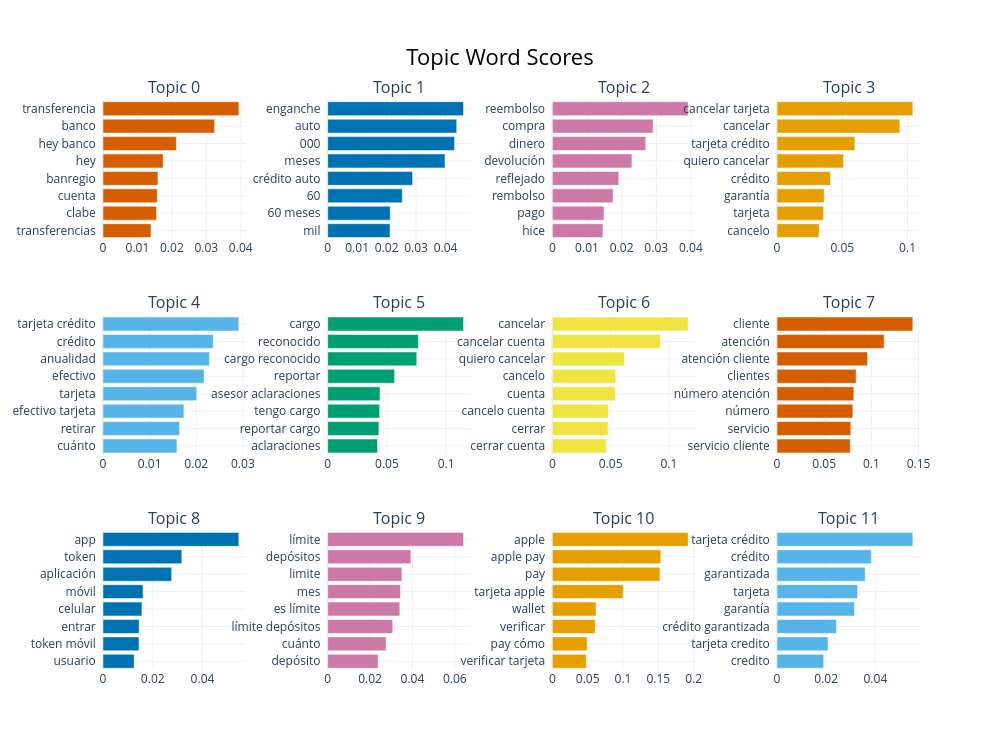

The notebook cell saved with this chart:
### Code cell
fig = topic_model.visualize_barchart(top_n_topics=12, n_words=8)
fig.show()

### Figure 1 — Plotly figure (JSON) as saved in the notebook; plotly's stock layout.template omitted (floating-point values rounded to 4 significant figures)
{"data": [{"marker": {"color": "#D55E00"}, "orientation": "h", "type": "bar", "x": [0.01394, 0.01555, 0.01576, 0.01596, 0.01747, 0.02131, 0.03243, 0.03945], "xaxis": "x", "y": ["transferencias  ", "clabe  ", "cuenta  ", "banregio  ", "hey  ", "hey banco  ", "banco  ", "transferencia  "], "yaxis": "y"}, {"marker": {"color": "#0072B2"}, "orientation": "h", "type": "bar", "x": [0.02116, 0.02124, 0.02531, 0.02881, 0.03981, 0.04306, 0.04378, 0.04609], "xaxis": "x2", "y": ["mil  ", "60 meses  ", "60  ", "crédito auto  ", "meses  ", "000  ", "auto  ", "enganche  "], "yaxis": "y2"}, {"marker": {"color": "#CC79A7"}, "orientation": "h", "type": "bar", "x": [0.01463, 0.01491, 0.01753, 0.01918, 0.02297, 0.02696, 0.0291, 0.03921], "xaxis": "x3", "y": ["hice  ", "pago  ", "rembolso  ", "reflejado  ", "devolución  ", "dinero  ", "compra  ", "reembolso  "], "yaxis": "y3"}, {"marker": {"color": "#E69F00"}, "orientation": "h", "type": "bar", "x": [0.03227, 0.03559, 0.03617, 0.04094, 0.05099, 0.05964, 0.09409, 0.1041], "xaxis": "x4", "y": ["cancelo  ", "tarjeta  ", "garantía  ", "crédito  ", "quiero cancelar  ", "tarjeta crédito  ", "cancelar  ", "cancelar tarjeta  "], "yaxis": "y4"}, {"marker": {"color": "#56B4E9"}, "orientation": "h", "type": "bar", "x": [0.01586, 0.01642, 0.01735, 0.0201, 0.02168, 0.02283, 0.02365, 0.02913], "xaxis": "x5", "y": ["cuánto  ", "retirar  ", "efectivo tarjeta  ", "tarjeta  ", "efectivo  ", "anualidad  ", "crédito  ", "tarjeta crédito  "], "yaxis": "y5"}, {"marker": {"color": "#009E73"}, "orientation": "h", "type": "bar", "x": [0.04206, 0.04323, 0.04385, 0.04419, 0.05655, 0.07518, 0.07653, 0.1146], "xaxis": "x6", "y": ["aclaraciones  ", "reportar cargo  ", "tengo cargo  ", "asesor aclaraciones  ", "reportar  ", "cargo reconocido  ", "reconocido  ", "cargo  "], "yaxis": "y6"}, {"marker": {"color": "#F0E442"}, "orientation": "h", "type": "bar", "x": [0.04624, 0.04773, 0.04806, 0.05395, 0.05431, 0.06179, 0.09265, 0.1165], "xaxis": "x7", "y": ["cerrar cuenta  ", "cerrar  ", "cancelo cuenta  ", "cuenta  ", "cancelo  ", "quiero cancelar  ", "cancelar cuenta  ", "cancelar  "], "yaxis": "y7"}, {"marker": {"color": "#D55E00"}, "orientation": "h", "type": "bar", "x": [0.07763, 0.07827, 0.0804, 0.08146, 0.08387, 0.09596, 0.1135, 0.144], "xaxis": "x8", "y": ["servicio cliente  ", "servicio  ", "número  ", "número atención  ", "clientes  ", "atención cliente  ", "atención  ", "cliente  "], "yaxis": "y8"}, {"marker": {"color": "#0072B2"}, "orientation": "h", "type": "bar", "x": [0.01253, 0.01446, 0.01453, 0.01566, 0.0161, 0.02761, 0.03169, 0.05461], "xaxis": "x9", "y": ["usuario  ", "token móvil  ", "entrar  ", "celular  ", "móvil  ", "aplicación  ", "token  ", "app  "], "yaxis": "y9"}, {"marker": {"color": "#CC79A7"}, "orientation": "h", "type": "bar", "x": [0.02379, 0.02759, 0.0307, 0.03405, 0.03434, 0.03504, 0.03926, 0.06412], "xaxis": "x10", "y": ["depósito  ", "cuánto  ", "límite depósitos  ", "es límite  ", "mes  ", "limite  ", "depósitos  ", "límite  "], "yaxis": "y10"}, {"marker": {"color": "#E69F00"}, "orientation": "h", "type": "bar", "x": [0.04801, 0.04918, 0.06068, 0.06188, 0.1003, 0.1523, 0.1535, 0.1922], "xaxis": "x11", "y": ["verificar tarjeta  ", "pay cómo  ", "verificar  ", "wallet  ", "tarjeta apple  ", "pay  ", "apple pay  ", "apple  "], "yaxis": "y11"}, {"marker": {"color": "#56B4E9"}, "orientation": "h", "type": "bar", "x": [0.019, 0.02077, 0.02421, 0.03152, 0.03276, 0.0359, 0.03837, 0.05525], "xaxis": "x12", "y": ["credito  ", "tarjeta credito  ", "crédito garantizada  ", "garantía  ", "tarjeta  ", "garantizada  ", "crédito  ", "tarjeta crédito  "], "yaxis": "y12"}], "layout": {"annotations": [{"font": {"size": 16}, "showarrow": false, "text": "Topic 0", "x": 0.0875, "xanchor": "center", "xref": "paper", "y": 1, "yanchor": "bottom", "yref": "paper"}, {"font": {"size": 16}, "showarrow": false, "text": "Topic 1", "x": 0.3625, "xanchor": "center", "xref": "paper", "y": 1, "yanchor": "bottom", "yref": "paper"}, {"font": {"size": 16}, "showarrow": false, "text": "Topic 2", "x": 0.6375, "xanchor": "center", "xref": "paper", "y": 1, "yanchor": "bottom", "yref": "paper"}, {"font": {"size": 16}, "showarrow": false, "text": "Topic 3", "x": 0.9125, "xanchor": "center", "xref": "paper", "y": 1, "yanchor": "bottom", "yref": "paper"}, {"font": {"size": 16}, "showarrow": false, "text": "Topic 4", "x": 0.0875, "xanchor": "center", "xref": "paper", "y": 0.6222, "yanchor": "bottom", "yref": "paper"}, {"font": {"size": 16}, "showarrow": false, "text": "Topic 5", "x": 0.3625, "xanchor": "center", "xref": "paper", "y": 0.6222, "yanchor": "bottom", "yref": "paper"}, {"font": {"size": 16}, "showarrow": false, "text": "Topic 6", "x": 0.6375, "xanchor": "center", "xref": "paper", "y": 0.6222, "yanchor": "bottom", "yref": "paper"}, {"font": {"size": 16}, "showarrow": false, "text": "Topic 7", "x": 0.9125, "xanchor": "center", "xref": "paper", "y": 0.6222, "yanchor": "bottom", "yref": "paper"}, {"font": {"size": 16}, "showarrow": false, "text": "Topic 8", "x": 0.0875, "xanchor": "center", "xref": "paper", "y": 0.2444, "yanchor": "bottom", "yref": "paper"}, {"font": {"size": 16}, "showarrow": false, "text": "Topic 9", "x": 0.3625, "xanchor": "center", "xref": "paper", "y": 0.2444, "yanchor": "bottom", "yref": "paper"}, {"font": {"size": 16}, "showarrow": false, "text": "Topic 10", "x": 0.6375, "xanchor": "center", "xref": "paper", "y": 0.2444, "yanchor": "bottom", "yref": "paper"}, {"font": {"size": 16}, "showarrow": false, "text": "Topic 11", "x": 0.9125, "xanchor": "center", "xref": "paper", "y": 0.2444, "yanchor": "bottom", "yref": "paper"}], "height": 750, "hoverlabel": {"bgcolor": "white", "font": {"family": "Rockwell", "size": 16}}, "showlegend": false, "title": {"font": {"color": "Black", "size": 22}, "text": "Topic Word Scores", "x": 0.5, "xanchor": "center", "yanchor": "top"}, "width": 1000, "xaxis": {"anchor": "y", "domain": [0, 0.175], "showgrid": true}, "xaxis10": {"anchor": "y10", "domain": [0.275, 0.45], "showgrid": true}, "xaxis11": {"anchor": "y11", "domain": [0.55, 0.725], "showgrid": true}, "xaxis12": {"anchor": "y12", "domain": [0.825, 1], "showgrid": true}, "xaxis2": {"anchor": "y2", "domain": [0.275, 0.45], "showgrid": true}, "xaxis3": {"anchor": "y3", "domain": [0.55, 0.725], "showgrid": true}, "xaxis4": {"anchor": "y4", "domain": [0.825, 1], "showgrid": true}, "xaxis5": {"anchor": "y5", "domain": [0, 0.175], "showgrid": true}, "xaxis6": {"anchor": "y6", "domain": [0.275, 0.45], "showgrid": true}, "xaxis7": {"anchor": "y7", "domain": [0.55, 0.725], "showgrid": true}, "xaxis8": {"anchor": "y8", "domain": [0.825, 1], "showgrid": true}, "xaxis9": {"anchor": "y9", "domain": [0, 0.175], "showgrid": true}, "yaxis": {"anchor": "x", "domain": [0.7556, 1], "showgrid": true}, "yaxis10": {"anchor": "x10", "domain": [0, 0.2444], "showgrid": true}, "yaxis11": {"anchor": "x11", "domain": [0, 0.2444], "showgrid": true}, "yaxis12": {"anchor": "x12", "domain": [0, 0.2444], "showgrid": true}, "yaxis2": {"anchor": "x2", "domain": [0.7556, 1], "showgrid": true}, "yaxis3": {"anchor": "x3", "domain": [0.7556, 1], "showgrid": true}, "yaxis4": {"anchor": "x4", "domain": [0.7556, 1], "showgrid": true}, "yaxis5": {"anchor": "x5", "domain": [0.3778, 0.6222], "showgrid": true}, "yaxis6": {"anchor": "x6", "domain": [0.3778, 0.6222], "showgrid": true}, "yaxis7": {"anchor": "x7", "domain": [0.3778, 0.6222], "showgrid": true}, "yaxis8": {"anchor": "x8", "domain": [0.3778, 0.6222], "showgrid": true}, "yaxis9": {"anchor": "x9", "domain": [0, 0.2444], "showgrid": true}}}
